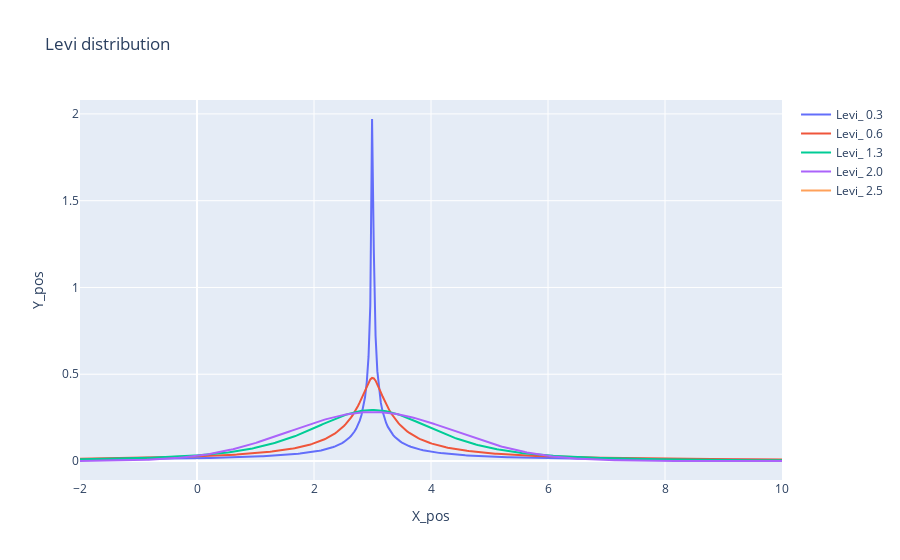

The notebook cell this image was saved under:
### Markdown cell above
# Activity 2: Lévy distribution - N different curves

- Plot at least the 4 different curves shown in the figure using plotly.
- Each one of the curves corresponds to a different alpha value.
- Consider the following parameters: m = 3.0, beta = 0.

### Code cell
#parameters generation 
alpha_values = [0.3, 0.6, 1.3, 2.0, 2.5,]
beta = 0
m = 3.0
Scale = 1  #standard deviation

#generate X values
x = np.linspace(-2, 10, 400)

#create the plot
fig = go.Figure()

#loop over each alpha value and generate the corresponding curve
for alpha in alpha_values:
    
    y = stats.levy_stable.pdf(x, alpha, beta, loc=m, scale= Scale)
    
    # Add the curve to the plot
    fig.add_trace(go.Scatter(x=x, y=y, mode='lines', name=f'Levi_ {alpha}'))

# Customize the plot
fig.update_layout(
    title="Levi distribution",
    xaxis_title="X_pos",
    yaxis_title="Y_pos",
    showlegend=True
)

# Show the plot
fig.show()

### Figure 1 — Plotly figure (JSON) as saved in the notebook; plotly's stock layout.template omitted (floating-point values rounded to 4 significant figures; data arrays with more than 128 entries replaced by an {"elided": "..."} marker saying what was removed)
{"data": [{"mode": "lines", "name": "Levi_ 0.3", "type": "scatter", "x": {"elided": "400 float values"}, "y": {"elided": "400 float values"}}, {"mode": "lines", "name": "Levi_ 0.6", "type": "scatter", "x": {"elided": "400 float values"}, "y": {"elided": "400 float values"}}, {"mode": "lines", "name": "Levi_ 1.3", "type": "scatter", "x": {"elided": "400 float values"}, "y": {"elided": "400 float values"}}, {"mode": "lines", "name": "Levi_ 2.0", "type": "scatter", "x": {"elided": "400 float values"}, "y": {"elided": "400 float values"}}, {"mode": "lines", "name": "Levi_ 2.5", "type": "scatter", "x": {"elided": "400 float values"}, "y": {"elided": "400 null values"}}], "layout": {"showlegend": true, "title": {"text": "Levi distribution"}, "xaxis": {"title": {"text": "X_pos"}}, "yaxis": {"title": {"text": "Y_pos"}}}}
